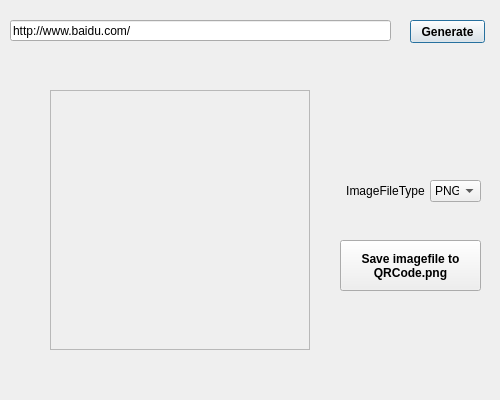
<?xml version="1.0" encoding="UTF-8"?>
<ui version="4.0">
 <class>MainWindow</class>
 <widget class="QDialog" name="MainWindow">
  <property name="geometry">
   <rect>
    <x>0</x>
    <y>0</y>
    <width>500</width>
    <height>400</height>
   </rect>
  </property>
  <property name="sizePolicy">
   <sizepolicy hsizetype="Fixed" vsizetype="Fixed">
    <horstretch>0</horstretch>
    <verstretch>0</verstretch>
   </sizepolicy>
  </property>
  <property name="minimumSize">
   <size>
    <width>500</width>
    <height>400</height>
   </size>
  </property>
  <property name="maximumSize">
   <size>
    <width>500</width>
    <height>400</height>
   </size>
  </property>
  <property name="windowTitle">
   <string>QRCode Generator</string>
  </property>
  <widget class="QWidget" name="centralWidget" native="true">
   <property name="geometry">
    <rect>
     <x>0</x>
     <y>0</y>
     <width>495</width>
     <height>370</height>
    </rect>
   </property>
   <widget class="QLabel" name="label">
    <property name="geometry">
     <rect>
      <x>50</x>
      <y>90</y>
      <width>260</width>
      <height>260</height>
     </rect>
    </property>
    <property name="frameShape">
     <enum>QFrame::StyledPanel</enum>
    </property>
    <property name="frameShadow">
     <enum>QFrame::Sunken</enum>
    </property>
    <property name="alignment">
     <set>Qt::AlignCenter</set>
    </property>
   </widget>
   <widget class="QLineEdit" name="lineEdit">
    <property name="geometry">
     <rect>
      <x>10</x>
      <y>20</y>
      <width>381</width>
      <height>21</height>
     </rect>
    </property>
    <property name="text">
     <string>http://www.baidu.com/</string>
    </property>
   </widget>
   <widget class="QPushButton" name="generateButton">
    <property name="geometry">
     <rect>
      <x>410</x>
      <y>20</y>
      <width>75</width>
      <height>23</height>
     </rect>
    </property>
    <property name="font">
     <font>
      <weight>75</weight>
      <bold>true</bold>
     </font>
    </property>
    <property name="text">
     <string>Generate</string>
    </property>
    <property name="default">
     <bool>true</bool>
    </property>
   </widget>
   <widget class="QPushButton" name="saveFileButton">
    <property name="geometry">
     <rect>
      <x>340</x>
      <y>240</y>
      <width>141</width>
      <height>51</height>
     </rect>
    </property>
    <property name="font">
     <font>
      <weight>75</weight>
      <bold>true</bold>
     </font>
    </property>
    <property name="text">
     <string>Save imagefile to
QRCode.png</string>
    </property>
   </widget>
   <widget class="QComboBox" name="comboBox">
    <property name="geometry">
     <rect>
      <x>430</x>
      <y>180</y>
      <width>51</width>
      <height>22</height>
     </rect>
    </property>
    <property name="currentText">
     <string>PNG</string>
    </property>
    <item>
     <property name="text">
      <string>PNG</string>
     </property>
    </item>
    <item>
     <property name="text">
      <string>JPG</string>
     </property>
    </item>
    <item>
     <property name="text">
      <string>BMP</string>
     </property>
    </item>
   </widget>
   <widget class="QLabel" name="label_2">
    <property name="geometry">
     <rect>
      <x>340</x>
      <y>180</y>
      <width>91</width>
      <height>21</height>
     </rect>
    </property>
    <property name="text">
     <string>ImageFileType</string>
    </property>
    <property name="alignment">
     <set>Qt::AlignCenter</set>
    </property>
   </widget>
  </widget>
 </widget>
 <layoutdefault spacing="6" margin="11"/>
 <resources/>
 <connections/>
</ui>
